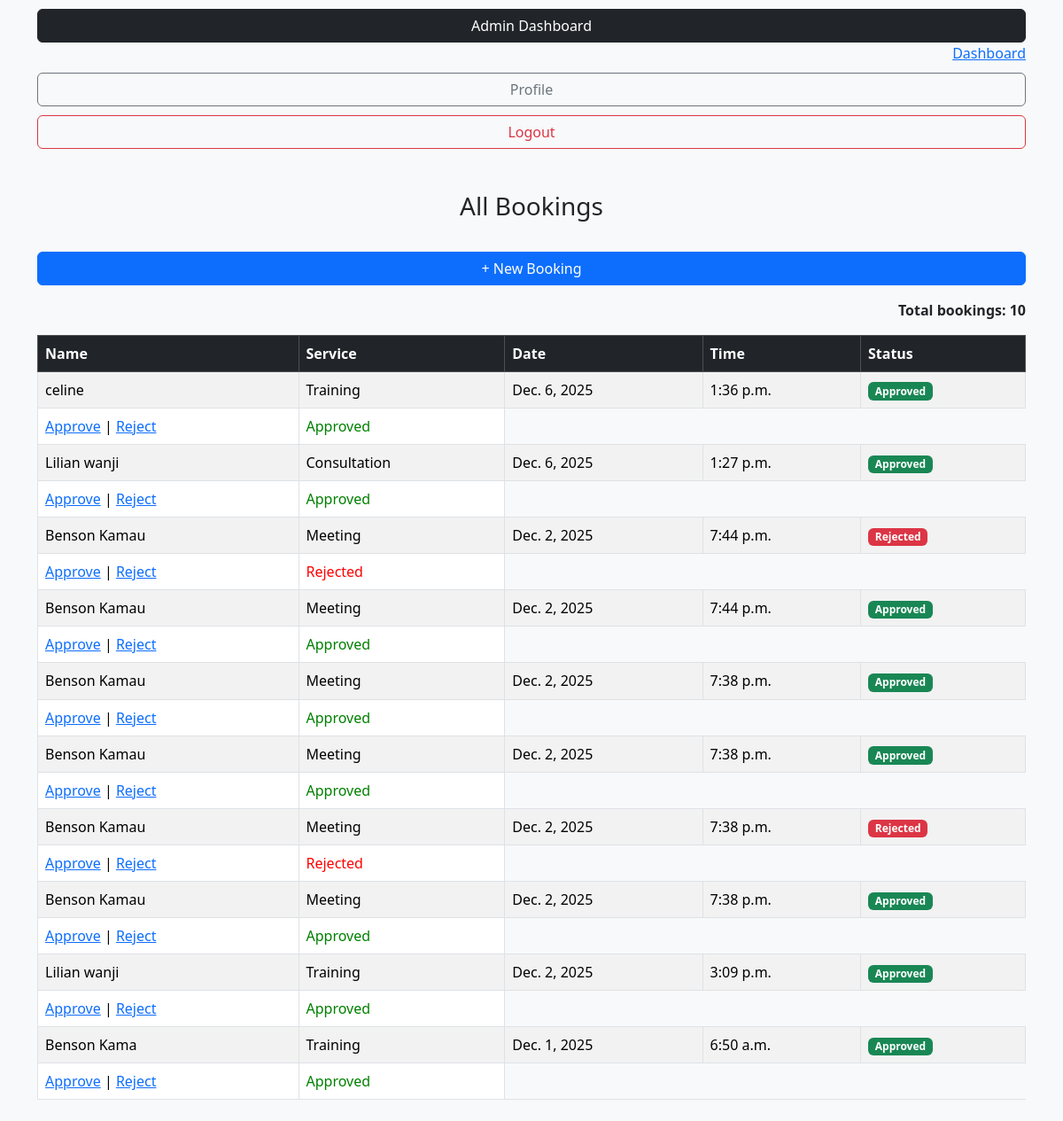
The page /bookings/ (signed in) on the database its author committed.
### book/models.py (models this page shows, shortened)
class Booking(models.Model):
    SERVICE_TYPES = [
        ("Consultation", "Consultation"),
        ("Repair", "Repair"),
        ("Meeting", "Meeting"),
        ("Training", "Training"),
        ("Other", "Other"),
    ]
    STATUS_TYPES = [
    ("Pending", "Pending"),
    ("Approved", "Approved"),
    ("Rejected", "Rejected"),
]
    user = models.ForeignKey(User, on_delete=models.CASCADE, null=True)
    name = models.CharField(max_length=100)
    email = models.EmailField()
    phone = models.CharField(max_length=20)
    service = models.CharField(max_length=20, choices=SERVICE_TYPES)
    date = models.DateField()
    time = models.TimeField()
    guests = models.IntegerField(default=1)
    notes = models.TextField(blank=True, null=True)
    status = models.CharField(max_length=20, choices=STATUS_TYPES, default="Pending")

### book/views.py (the view)
# urls.py: path('bookings/', views.booking_list, name='booking_list'),
@login_required
def booking_list(request):
    bookings = Booking.objects.all().order_by("-date","-time")
    return render(request, "book/booking_list.html", {"bookings": bookings})

### book/templates/book/booking_list.html
{% extends "book/base.html" %} {% block content %}
<h3 class="mb-4 text-center">All Bookings</h3>
<div class="mb-3 text-end">
  <a href="{% url 'create_booking' %}" class="btn btn-primary">+ New Booking</a>
</div>
<p class="text-end"><strong>Total bookings: {{ bookings.count }}</strong></p>
<table class="table table-striped table-bordered">
  <thead class="table-dark">
    <tr>
      <th>Name</th>
      <th>Service</th>
      <th>Date</th>
      <th>Time</th>
      <th>Status</th>
    </tr>
  </thead>
  <tbody>
    {% for booking in bookings %}
    <tr>
      <td>{{ booking.name }}</td>
      <td>{{ booking.service }}</td>
      <td>{{ booking.date }}</td>
      <td>{{ booking.time }}</td>
      <td>
        {% if booking.status == "Pending" %}
        <span class="badge bg-warning text-dark">Pending</span>
        {% elif booking.status == "Approved" %}
        <span class="badge bg-success">Approved</span>
        {% elif booking.status == "Rejected" %}
        <span class="badge bg-danger">Rejected</span>
        {% endif %}
      </td>
    </tr>
    {% if user.is_staff %}
    <td>
      <a href="{% url 'approve_booking' booking.id %}">Approve</a> |
      <a href="{% url 'reject_booking' booking.id %}">Reject</a>
    </td>
    {% endif %} {% if booking.status == 'Approved' %}
    <td style="color: green">Approved</td>
    {% elif booking.status == 'Rejected' %}
    <td style="color: red">Rejected</td>
    {% else %}
    <td style="color: orange">Pending</td>
    {% endif %} {% endfor %}
  </tbody>
</table>
{% endblock %}

### book/static/book/style.css (style rules this page uses)
.btn { margin-top: 10px; width: 100%; padding: 12px; background: #2563eb; color: white; border: none; border-radius: 4px; cursor: pointer; font-size: 15px; }

### rows shown on the page
Booking: name "celine", service "Training", date "Dec. 6, 2025", time "1:36 p.m.", status "Approved"
Booking: name "Lilian wanji", service "Consultation", date "Dec. 6, 2025", time "1:27 p.m.", status "Approved"
Booking: name "Benson Kamau", service "Meeting", date "Dec. 2, 2025", time "7:44 p.m.", status "Rejected"
Booking: name "Benson Kamau", service "Meeting", date "Dec. 2, 2025", time "7:44 p.m.", status "Approved"
Booking: name "Benson Kamau", service "Meeting", date "Dec. 2, 2025", time "7:38 p.m.", status "Approved"
Booking: name "Benson Kamau", service "Meeting", date "Dec. 2, 2025", time "7:38 p.m.", status "Approved"
Booking: name "Benson Kamau", service "Meeting", date "Dec. 2, 2025", time "7:38 p.m.", status "Rejected"
Booking: name "Benson Kamau", service "Meeting", date "Dec. 2, 2025", time "7:38 p.m.", status "Approved"
Booking: name "Lilian wanji", service "Training", date "Dec. 2, 2025", time "3:09 p.m.", status "Approved"
Booking: name "Benson Kama", service "Training", date "Dec. 1, 2025", time "6:50 a.m.", status "Approved"

### other values the page prints
{{ bookings.count }} "10"
